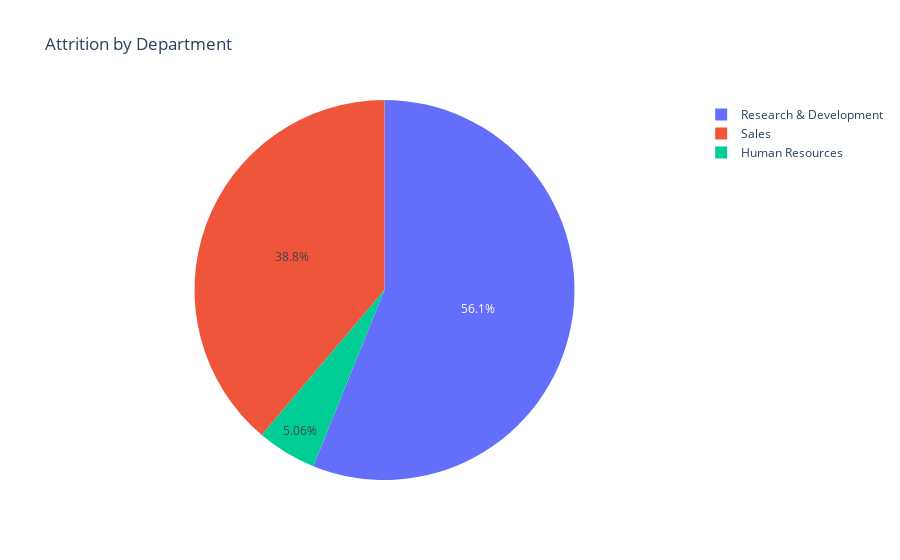

The code cell stored with this chart in its notebook:
### Markdown cell above
#### The histogram of the percent salary hike for the employees whose Attrition == 'Yes' is plotted above and it shows that as the percent salary hike increases the attrition count decreases. This shows that employees who are not satisfied with the salary percent hike tend to leave the company.

### Code cell
fig3 = px.pie(df[df['Attrition'] == 1],values = 'Attrition', names = 'Department',title = 'Attrition by Department')
fig3.show()

### Figure 1 — Plotly figure (JSON) as saved in the notebook; plotly's stock layout.template omitted (floating-point values rounded to 4 significant figures; data arrays with more than 128 entries replaced by an {"elided": "..."} marker saying what was removed)
{"data": [{"domain": {"x": [0, 1], "y": [0, 1]}, "hovertemplate": "Department=%{label}<br>Attrition=%{value}<extra></extra>", "labels": {"elided": "237 str values"}, "legendgroup": "", "name": "", "showlegend": true, "type": "pie", "values": {"elided": "237 int values"}}], "layout": {"legend": {"tracegroupgap": 0}, "title": {"text": "Attrition by Department"}}}
